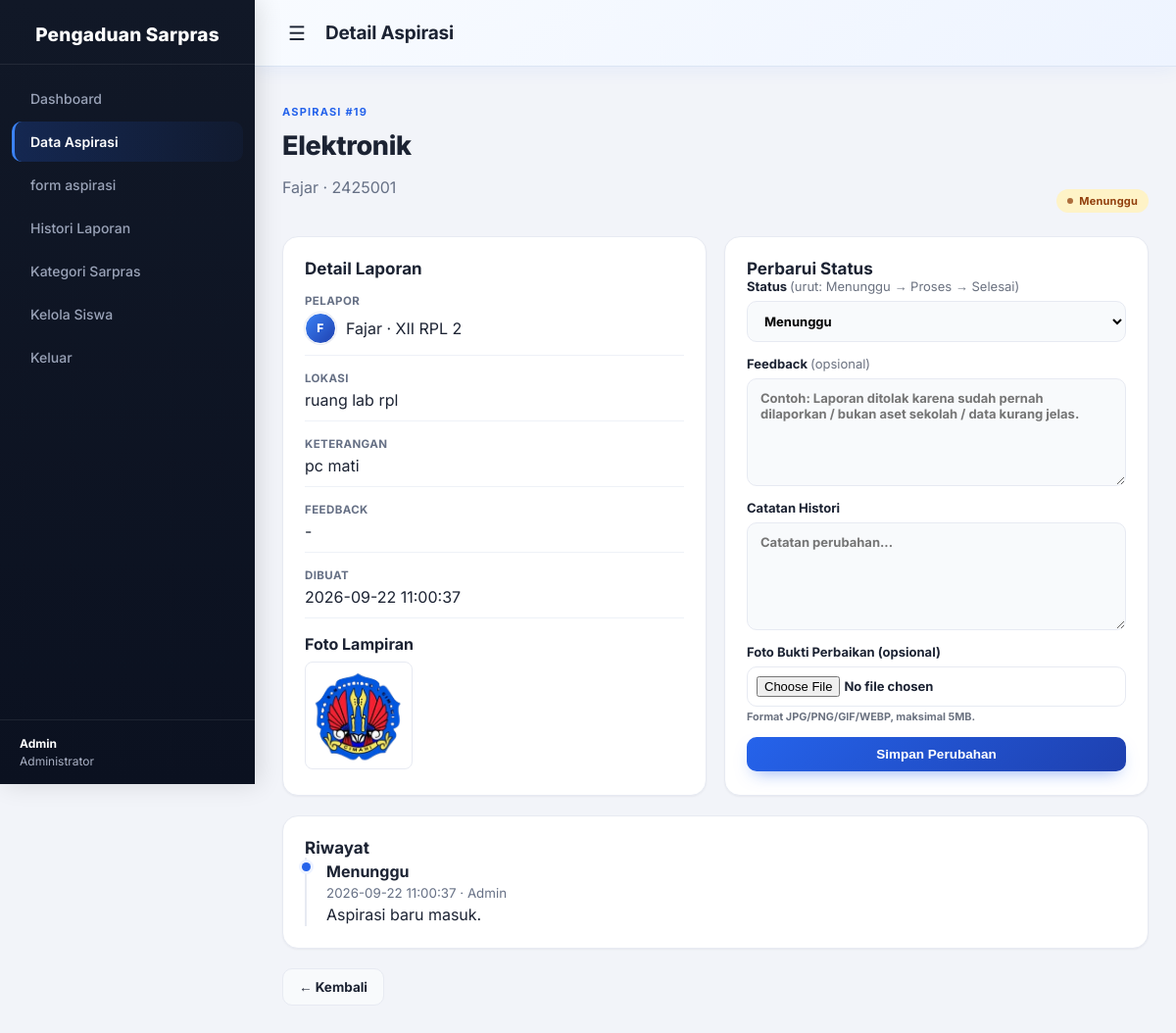
Screenshot of /admin/detail_aspirasi?id=19 (signed in) with the database file from the repository.
### tables this page shows
CREATE TABLE `aspirasi` (
  `id_aspirasi` int NOT NULL,
  `nis` varchar(10) NOT NULL,
  `id_kategori` int NOT NULL,
  `id_admin` int NOT NULL,
  `lokasi` varchar(50) NOT NULL,
  `keterangan` varchar(255) NOT NULL,
  `status` enum('Menunggu','Proses','Selesai','Ditolak') NOT NULL DEFAULT 'Menunggu',
  `feedback` varchar(255) DEFAULT NULL,
  `tanggal` datetime DEFAULT CURRENT_TIMESTAMP,
  `updated_at` datetime DEFAULT CURRENT_TIMESTAMP ON UPDATE CURRENT_TIMESTAMP
);

CREATE TABLE `kategori` (
  `id_kategori` int NOT NULL,
  `nama_kategori` varchar(50) NOT NULL,
  `ket_kategori` varchar(50) NOT NULL
);

CREATE TABLE `siswa` (
  `nis` varchar(10) NOT NULL,
  `nama` varchar(50) NOT NULL,
  `kelas` varchar(10) NOT NULL,
  `password` varchar(25) NOT NULL,
  `foto` varchar(255) DEFAULT NULL
);

CREATE TABLE `lampiran` (
  `id_lampiran` int NOT NULL,
  `id_aspirasi` int NOT NULL,
  `url_file` varchar(255) NOT NULL,
  `nama_file` varchar(100) DEFAULT NULL,
  `uploaded_at` datetime DEFAULT CURRENT_TIMESTAMP
);

CREATE TABLE `histori` (
  `id_histori` int NOT NULL,
  `id_aspirasi` int NOT NULL,
  `id_admin` int NOT NULL,
  `status_lama` enum('Menunggu','Proses','Selesai','Ditolak') DEFAULT NULL,
  `status_baru` enum('Menunggu','Proses','Selesai','Ditolak') NOT NULL,
  `catatan` varchar(255) DEFAULT NULL,
  `diubah_oleh` varchar(30) DEFAULT 'admin',
  `waktu_ubah` datetime DEFAULT CURRENT_TIMESTAMP
);

### view/admin/detail_aspirasi.php (the view, shortened to what this page needs)
<?php
require_once __DIR__ . '/../../config/database.php';
$user = current_user();
$id = (int)($_GET['id'] ?? 0);
$statusBerikut = ['Menunggu' => 'Proses', 'Proses' => 'Selesai', 'Selesai' => null];
$hist = [];
$st = mysqli_prepare($conn, 'SELECT a.*,s.nama AS nama_siswa,s.kelas,s.foto AS foto_siswa,k.nama_kategori FROM aspirasi a JOIN siswa s ON s.nis=a.nis LEFT JOIN kategori k ON k.id_kategori=a.id_kategori WHERE a.id_aspirasi=?');
mysqli_stmt_bind_param($st, 'i', $id);
mysqli_stmt_execute($st);
$a = mysqli_fetch_assoc(mysqli_stmt_get_result($st));
if ($a) {
    $st = mysqli_prepare($conn, 'SELECT h.status_lama,h.status_baru,h.catatan,h.waktu_ubah,COALESCE(ad.nama,h.diubah_oleh) diubah_oleh FROM histori h LEFT JOIN admin ad ON ad.id_admin=h.id_admin WHERE h.id_aspirasi=? ORDER BY h.waktu_ubah ASC,h.id_histori ASC');
    mysqli_stmt_bind_param($st, 'i', $id);
    mysqli_stmt_execute($st);
    $rr = mysqli_stmt_get_result($st);
    while ($h = mysqli_fetch_assoc($rr)) $hist[] = $h;
}
$lampiran = [];
if ($a) {
    $st = mysqli_prepare($conn, 'SELECT url_file,nama_file FROM lampiran WHERE id_aspirasi=? ORDER BY id_lampiran ASC');
    mysqli_stmt_bind_param($st, 'i', $id);
    mysqli_stmt_execute($st);
    $lr = mysqli_stmt_get_result($st);
    while ($lf = mysqli_fetch_assoc($lr)) $lampiran[] = $lf;
}
$opsiStatus = [];
if ($a && $a['status'] !== 'Ditolak') {
    $opsiStatus[] = $a['status'];
    if (!empty($statusBerikut[$a['status']])) $opsiStatus[] = $statusBerikut[$a['status']];
    if ($a['status'] !== 'Selesai') $opsiStatus[] = 'Ditolak';
}
?>
<!doctype html>
<html lang="id">
<head>
    <link rel="stylesheet" href="<?= e($base) ?>/assets/admin.css">
    <link rel="stylesheet" href="<?= e($base) ?>/assets/profil.css">
</head>
<body><input type="checkbox" id="menuToggle" class="menu-toggle">
    <aside class="sidebar" id="sidebar">
        <div class="sidebar-header">Pengaduan Sarpras</div>
        <ul>
            <li><a href="<?= e(url('admin/dashboard')) ?>" class="">Dashboard</a></li>
            <li><a href="<?= e(url('admin/aspirasi')) ?>" class="active">Data Aspirasi</a></li>
            <li><a href="<?= e(url('admin/form_aspirasi')) ?>" class="">form aspirasi</a></li>
            <li><a href="<?= e(url('admin/histori')) ?>" class="">Histori Laporan</a></li>
            <li><a href="<?= e(url('admin/kategori')) ?>" class="">Kategori Sarpras</a></li>
            <li><a href="<?= e(url('admin/siswa')) ?>">Kelola Siswa</a></li>
            <li><a href="<?= e(url('auth/logout')) ?>">Keluar</a></li>
        </ul>
        <div class="admin-user"><strong><?= e($user["nama"] ?? "Admin") ?></strong>Administrator</div>
    </aside><label for="menuToggle" class="sidebar-overlay"></label>
    <div class="main-content">
        <header class="topbar"><label for="menuToggle" class="menu-icon">&#9776;</label>
            <h1>Detail Aspirasi</h1>
        </header>
        <main class="content-area"><?php if (!$a): ?><div class="alert error">Data aspirasi tidak ditemukan.</div><a class="btn" href="<?= e(url('admin/aspirasi')) ?>">Kembali</a><?php else: ?><div class="heading">
                    <div>
                        <p class="eyebrow">Aspirasi #<?= $a['id_aspirasi'] ?></p>
                        <h1><?= e($a['nama_kategori']) ?></h1>
                        <p class="muted"><?= e($a['nama_siswa']) ?> · <?= e($a['nis']) ?></p>
                    </div><span class="badge <?= strtolower($a['status']) ?>"><?= e($a['status']) ?></span>
                </div><div class="detail">
                    <section class="panel">
                        <h2>Detail Laporan</h2>
                        <p><b>Pelapor</b><span class="reporter-inline"><?= avatar($a['foto_siswa'] ?? null, $a['nama_siswa'], 'sm') ?><span><?= e($a['nama_siswa']) ?> · <?= e($a['kelas']) ?></span></span></p>
                        <p><b>Lokasi</b><?= e($a['lokasi']) ?></p>
                        <p><b>Keterangan</b><?= e($a['keterangan']) ?></p>
                        <p><b>Feedback</b><?= e($a['feedback'] ?: '-') ?></p>
                        <p><b>Dibuat</b><?= e($a['tanggal']) ?></p><?php if ($lampiran): ?><div style="margin-top:10px"><b>Foto Lampiran</b>
                                <div class="lampiran-grid"><?php foreach ($lampiran as $lf): ?><a href="<?= e($base) ?>/<?= e($lf['url_file']) ?>" target="_blank"><img src="<?= e($base) ?>/<?= e($lf['url_file']) ?>" alt="<?= e($lf['nama_file']) ?>"></a><?php endforeach; ?></div>
                            </div><?php endif; ?>
                    </section>
                    <section class="panel">
                        <h2>Perbarui Status</h2><?php if ($a['status'] === 'Ditolak'): ?><p class="muted">Aspirasi ini sudah ditolak. Status terkunci dan tidak bisa diubah lagi.</p><?php else: ?><form method="post" class="admin-form" enctype="multipart/form-data"><label>Status <span style="color:#6b7280;font-weight:400">(urut: Menunggu → Proses → Selesai)</span><select name="status" id="statusSelect"><?php foreach ($opsiStatus as $opt): ?><option value="<?= $opt ?>" <?= $a['status'] === $opt ? 'selected' : '' ?>><?= $opt ?></option><?php endforeach; ?></select></label><label>Feedback <span style="color:#6b7280;font-weight:400">(opsional)</span><textarea name="feedback" id="feedbackInput" maxlength="255" placeholder="Contoh: Laporan ditolak karena sudah pernah dilaporkan / bukan aset sekolah / data kurang jelas."><?= e($a['feedback'] ?? '') ?></textarea></label><label>Catatan Histori<textarea name="catatan" maxlength="255" placeholder="Catatan perubahan..."></textarea></label><label>Foto Bukti Perbaikan (opsional)<input type="file" name="foto_feedback" accept="image/jpeg,image/png,image/gif,image/webp"><small style="color:#6b7280;display:block;margin-top:4px">Format JPG/PNG/GIF/WEBP, maksimal 5MB.</small></label><button class="btn" type="submit">Simpan Perubahan</button></form><?php endif; ?>
                    </section>
                </div>
                <section class="panel">
                    <h2>Riwayat</h2>
                    <div class="timeline"><?php foreach ($hist as $h): ?><div class="timeline-item"><b><?= e($h['status_baru']) ?></b><small><?= e($h['waktu_ubah']) ?> · <?= e($h['diubah_oleh']) ?></small>
                                <div><?= e($h['catatan'] ?: '-') ?></div>
                            </div><?php endforeach; ?></div>
                </section><a class="btn secondary" href="<?= e(url('admin/aspirasi')) ?>">← Kembali</a><?php endif; ?>
        </main>
    </div>
</body>
</html>

### config/database.php (shortened to what this page needs)
<?php
$server = 'localhost';
$username = 'root';
$pass = '';
$database = 'pengaduan_sarpas';
$conn = mysqli_connect($server, $username, $pass, $database);
mysqli_set_charset($conn, 'utf8mb4');
function e($value) { return htmlspecialchars((string)$value, ENT_QUOTES, 'UTF-8'); }
function base_url() {
    $root = str_replace('\\', '/', dirname(__DIR__));
    $docRoot = isset($_SERVER['DOCUMENT_ROOT']) ? str_replace('\\', '/', rtrim($_SERVER['DOCUMENT_ROOT'], '/')) : '';
    $rel = ($docRoot !== '' && strpos($root, $docRoot) === 0) ? substr($root, strlen($docRoot)) : '';
    $rel = '/' . trim($rel, '/');
    return $rel === '/' ? '' : $rel;
}
$base = base_url();
function url($path) {
    global $base;
    return $base . '/' . ltrim($path, '/');
}
function current_user() {
    global $conn;
    if ($_SESSION['role'] === 'admin' && !empty($_SESSION['id_admin'])) {
        $id=(int)$_SESSION['id_admin']; $st=mysqli_prepare($conn,'SELECT id_admin,username,nama FROM admin WHERE id_admin=?'); mysqli_stmt_bind_param($st,'i',$id); mysqli_stmt_execute($st); $r=mysqli_stmt_get_result($st); $u=mysqli_fetch_assoc($r); mysqli_stmt_close($st); return $u;
    }
    return null;
}
function avatar_initials($nama) {
    $nama = trim((string)$nama);
    $parts = preg_split('/\s+/u', $nama);
    $ini = mb_substr($parts[0], 0, 1, 'UTF-8');
    return mb_strtoupper($ini, 'UTF-8');
}
function foto_profil_url($foto) {
    global $base;
    $foto = ltrim((string)$foto, '/');
    if ($foto === '' || strpos($foto, '..') !== false) return '';
    return $base . '/' . $foto;
}
function avatar($foto, $nama, $size = 'md') {
    $src = foto_profil_url($foto);
    $cls = 'avatar avatar-' . preg_replace('/[^a-z]/', '', (string)$size);
    return '<span class="' . $cls . ' avatar-fallback" title="' . e($nama) . '">' . e(avatar_initials($nama)) . '</span>';
}

### assets/profil.css (style rules this page uses)
.avatar { display:inline-flex;align-items:center;justify-content:center;flex-shrink:0; border-radius:50%;overflow:hidden; background:linear-gradient(135deg,#3b82f6,#1e40af);color:#fff; font-weight:800;line-height:1;letter-spacing:.3px;user-select:none; border:2px solid var(--surface,#fff);box-shadow:0 0 0 1px var(--border,#e7eaf2); }
.avatar-sm { width:32px;height:32px;font-size:12px;border-width:1px }
.reporter-inline { display:flex;align-items:center;gap:10px }

### rows the page displays
aspirasi: id_aspirasi "19", id_kategori.nama_kategori "Elektronik", siswa.nama "Fajar", nis "2425001", status "Menunggu", siswa.nama "F", siswa.kelas "XII RPL 2", lokasi "ruang lab rpl", keterangan "pc mati", feedback "-", tanggal "2026-09-22 11:00:37"
lampiran: url_file (picture)
histori: status_baru "Menunggu", waktu_ubah "2026-09-22 11:00:37", diubah_oleh "Admin", catatan "Aspirasi baru masuk."

### other values shown
$user["nama"] "Admin"
